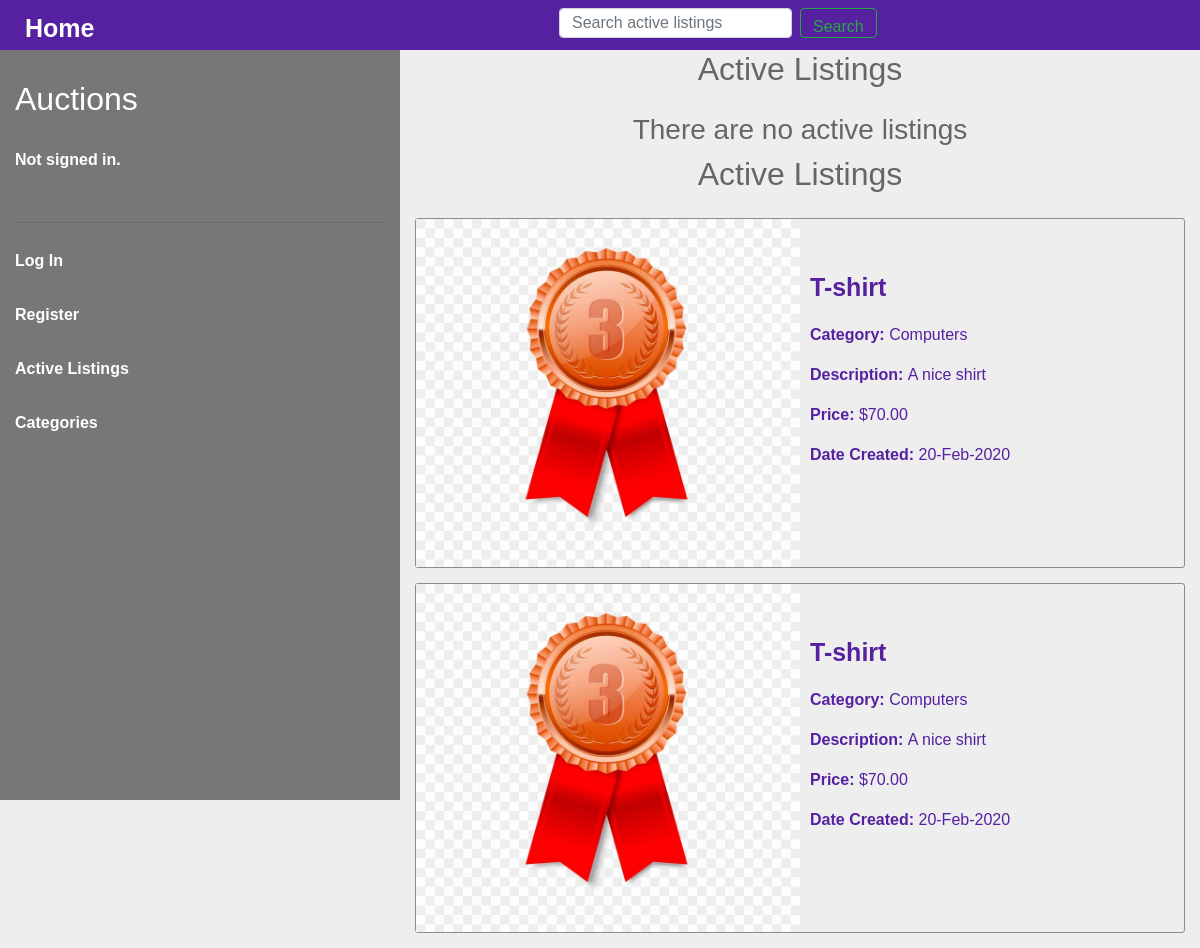
Before: / with the older database file.
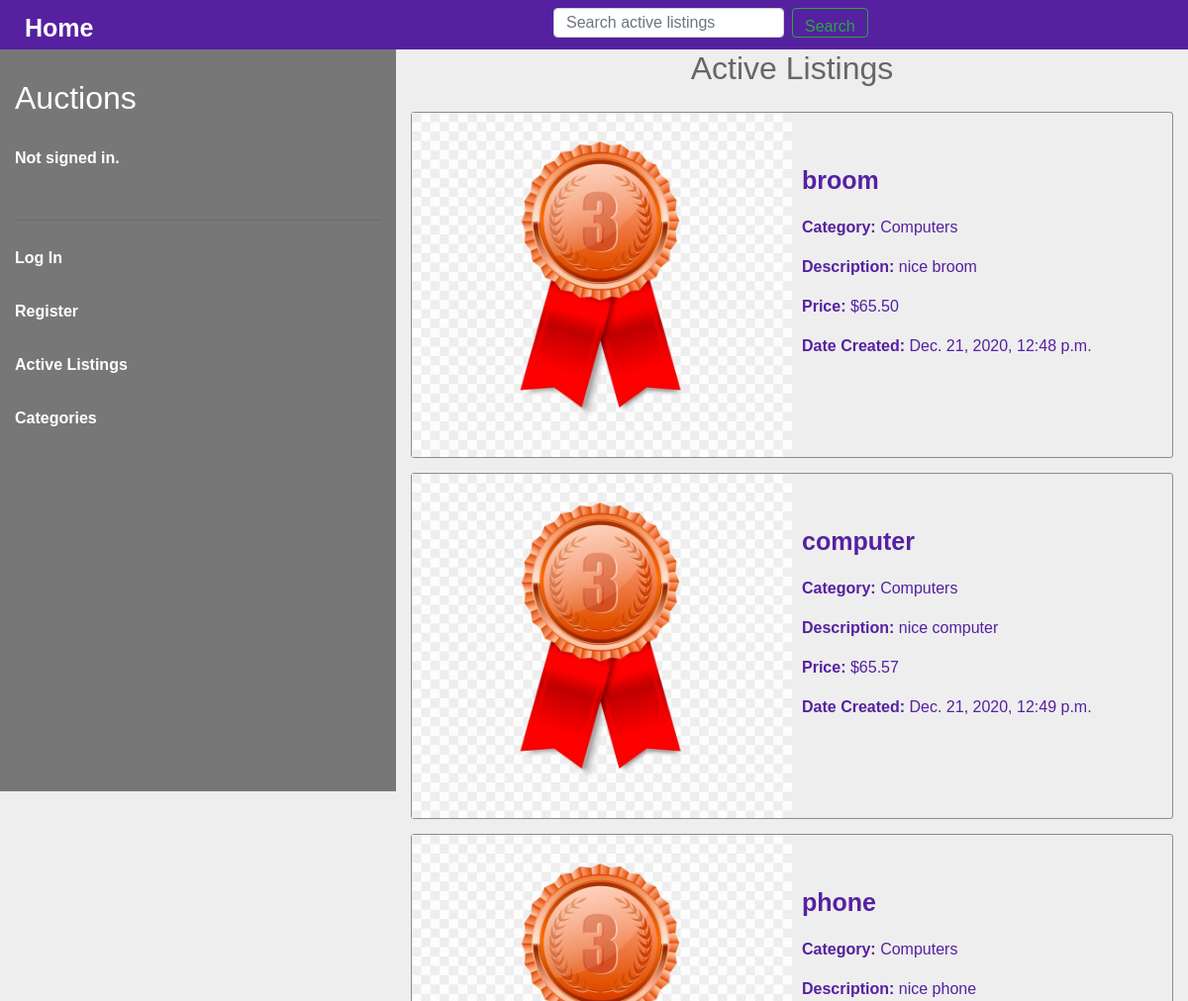
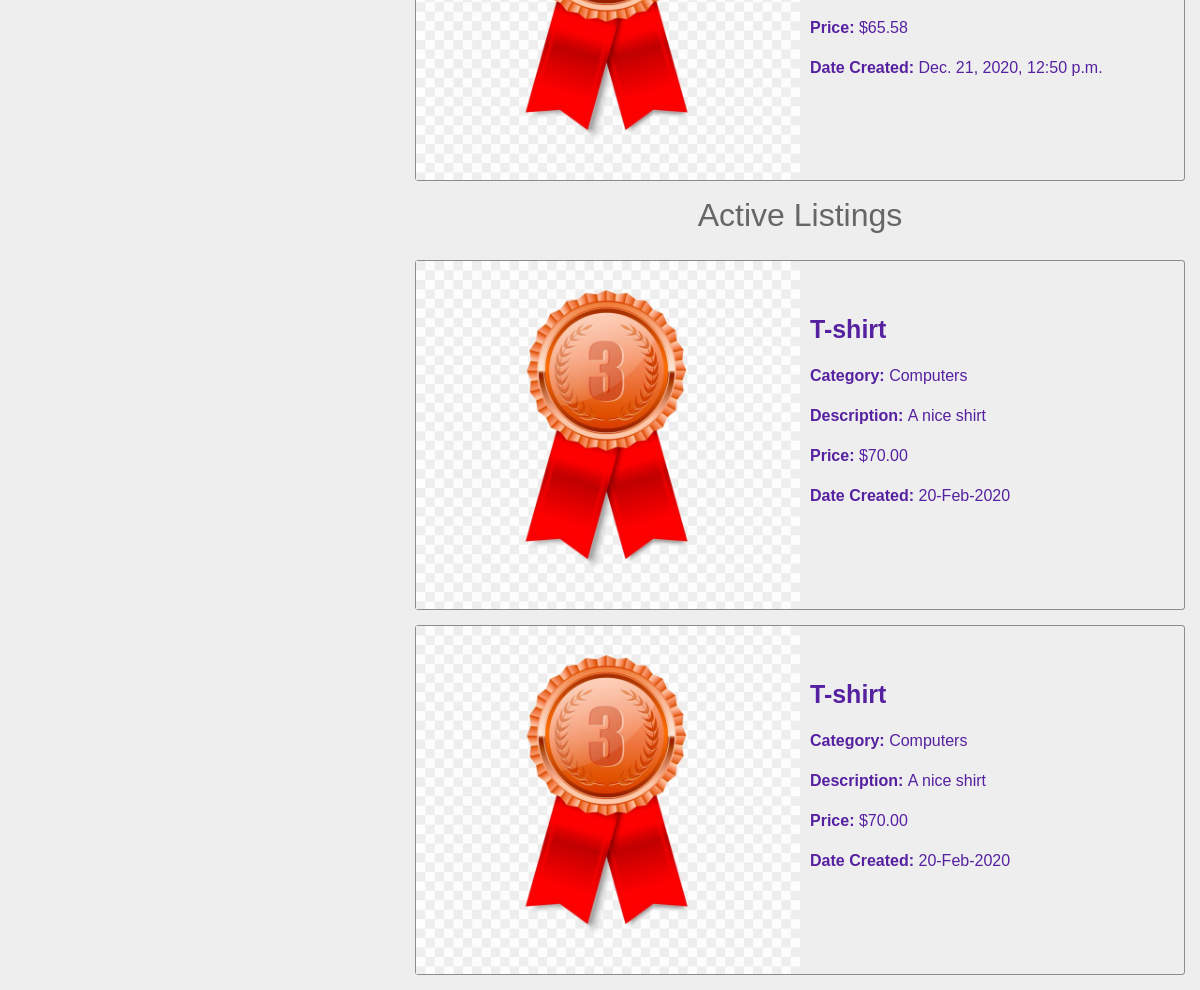
After: the same page with the newer database file (2 pictures, top to bottom).
### auctions/models.py (models this page shows, shortened)
class AuctionListings(models.Model):
    name = models.TextField()
    description = models.TextField()
    category = models.CharField(max_length=64)
    price = models.DecimalField(max_digits=64, decimal_places=2)
    last_updated = models.DateTimeField(auto_now=True, auto_now_add=False)
    time_auctioned = models.DateTimeField(auto_now=False, auto_now_add=True)
    image = models.ImageField(upload_to="listing-image", blank=True, null=True)
    user = models.ForeignKey(User, on_delete=models.CASCADE, related_name="auctioned_items")

### auctions/views.py (the view)
# urls.py: path("", views.index, name="index"),
def index(request):
    return render(request, "auctions/index.html", {
        "listings": AuctionListings.objects.all()
    })

### auctions/templates/auctions/index.html (shortened to what this page needs)
{% extends "auctions/main-layout.html" %}
{% load static %}
{% block body %}
    <div class="container-fluid main-body-container">
        <div class="row">
            <div class="col-12 col-md-4 menu">
                {% include "auctions/sub-layout.html" %}
            </div>
            <div class="col-12 col-md-8 listings">
                <h2 id="active-listings">Active Listings</h2>
                {% for listing in listings %}
                    <div class="listing">
                        <a href="{% url 'listing' %}">
                            <div class="image-container"><img class="image" src="{% static 'auctions/bronze_award.jpg' %}" alt="Image of a product"></div>
                            <div class="info-container">
                                <p class="info info-top"><strong>{{ listing.name }}</strong></p>
                                <p class="info"><strong>Category: </strong>{{ listing.category }}</p>
                                <p class="info"><strong>Description: </strong>{{ listing.description }}</p>
                                <p class="info"><strong>Price: </strong>${{ listing.price }}</p>
                                <p class="info"><strong>Date Created: </strong>{{ listing.time_auctioned }}</p>
                            </div>
                        </a>
                    </div>
                {% empty %}
                    <h3>There are no active listings</h3>
                {% endfor %}
            </div>
            <div class="col-12 col-md-8 listings">
                <h2 id="active-listings">Active Listings</h2>
                <div class="listing">
                    <a href="{% url 'listing' %}">
                        <div class="image-container"><img class="image" src="{% static 'auctions/bronze_award.jpg' %}" alt="Image of a product"></div>
                        <div class="info-container">
                            <p class="info info-top"><strong>T-shirt</strong></p>
                            <p class="info"><strong>Category: </strong>Computers</p>
                            <p class="info"><strong>Description: </strong>A nice shirt</p>
                            <p class="info"><strong>Price: </strong>$70.00</p>
                            <p class="info"><strong>Date Created: </strong>20-Feb-2020</p>
                        </div>
                    </a>
                </div>
                <div class="listing">
                    <a href="{% url 'listing' %}">
                        <div class="image-container"><img class="image" src="{% static 'auctions/bronze_award.jpg' %}" alt="Image of a product"></div>
                        <div class="info-container">
                            <p class="info info-top"><strong>T-shirt</strong></p>
                            <p class="info"><strong>Category: </strong>Computers</p>
                            <p class="info"><strong>Description: </strong>A nice shirt</p>
                            <p class="info"><strong>Price: </strong>$70.00</p>
                            <p class="info"><strong>Date Created: </strong>20-Feb-2020</p>
                        </div>
                    </a>
                </div>
            </div>
        </div>
    </div>
{% endblock %}

### auctions/templates/auctions/main-layout.html (shortened to what this page needs)
{% load static %}
<!DOCTYPE html>
<html lang="en">
    <head>
        <link rel="stylesheet" href="https://stackpath.bootstrapcdn.com/bootstrap/4.4.1/css/bootstrap.min.css">
        <link href="{% static 'auctions/styles.css' %}" rel="stylesheet">
    </head>
    <body>
        <div class="topbar">
            <div class="container-fluid sub-topbar">
                <div class="row topbar-row">
                    <div class="col-lg-1 col-md-2 col-sm-3 home-link-container"><a class="home-link" href="{% url 'index' %}">Home</a></div>
                    <div class="col-lg-11 col-md-10 col-sm-9">
                        <nav class="navbar navbar-light bg-light search">
                            <form class="form-inline">
                                <input class="form-control mr-sm-2 search-bar" type="search" placeholder="Search active listings" aria-label="Search">
                                <button class="btn btn-outline-success my-2 my-sm-0 search-button" type="submit">Search</button>
                             </form>
                        </nav>
                    </div>
                </div>
            </div>
        </div>
        {% block body %}
        {% endblock %}
    </body>
</html>

### auctions/templates/auctions/sub-layout.html (shortened to what this page needs)
    <h2 class="auctions">Auctions</h2>
    {% if user.is_authenticated %}
        <div class="status">Signed in as <strong>{{ user.username }}</strong>.</div>
    {% else %}
        <div class="status">Not signed in.</div>
    {% endif %}
    <hr>
    <ul class="menu-list">
        {% if not user.is_authenticated %}
            <li class="list-item"><a class="list-link" href="{% url 'login' %}">Log In</a></li>
            <li class="list-item"><a class="list-link" href="{% url 'register' %}">Register</a></li>
        {% endif %}
        <li class="list-item"><a class="list-link" href="{% url 'index' %}">Active Listings</a></li>
        <li class="list-item"><a class="list-link" href="{% url 'categories' %}">Categories</a></li>
    </ul>

### auctions/static/auctions/styles.css (style rules this page uses)
.topbar { position: fixed; background-color: #440997e5; height: 50px; width: 100%; }
.sub-topbar, .topbar-row { height: 100%; }
.home-link-container { padding: 10px 15px; }
.status { color: white; font-weight: bold; margin-top: 15px; padding-top: 15px; margin-bottom: 25px; padding-bottom: 25px; }
.list-item { font-weight: bold; list-style-type: none; padding: 10px 0 10px 0; margin: 10px 0 10px 0; }
.list-link { color: white; }
.home-link { color: white; margin: 10px; font-size: 25px; font-weight: bold; text-decoration: none; }
.auctions { margin-top: 30px; margin-bottom: 0; color: white; }
.menu { background-color: rgba(0, 0, 0, 0.5); position: fixed; height: calc(100vh - 50px); }
.menu-list { padding-left: 0; }
.search { background-color: transparent !important; height: 40px; left: 30%; display: inline-flex; }
@media (min-width: 0px) { .search { left: 0%; } }
@media (min-width: 576px) { .search { left: 10% } }
@media (min-width: 992px) { .search { left: 40% } }
.search-bar, .search-button { height: 30px; }
.main-body-container { position: relative; top: 50px; }
.listings { text-align: center; left: 33.333333%; z-index: -1; }
.listing { border: 1px solid rgba(0, 0, 0, 0.411); height: 350px; margin-bottom: 15px; border-radius: 3px; }
#active-listings { margin-bottom: 25px; }
.image-container { width: 50%; height: 100%; float: left; }
.info-container { width: 50%; height: 100%; float: left; }
.info { width: 100%; text-align: left; padding-left: 10px; color: #440997e5; }
.info-top { margin-top: 50px; font-size: 25px; }
.image { width: 100%; height: 100%; }
body { font-family: 'Poppins', sans-serif; font-size: 16px; background: #eee; color:#666; }

Changed rows visible on the page:
added AuctionListings: name "broom", category "Computers", description "nice broom", price "65.50", time_auctioned "Dec. 21, 2020, 12:48 p.m."
added AuctionListings: name "computer", category "Computers", description "nice computer", price "65.57", time_auctioned "Dec. 21, 2020, 12:49 p.m."
added AuctionListings: name "phone", category "Computers", description "nice phone", price "65.58", time_auctioned "Dec. 21, 2020, 12:50 p.m."
Other visible differences:
text no longer shown: "There are no active listings"
